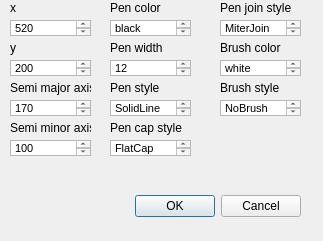
<?xml version="1.0" encoding="UTF-8"?>
<ui version="4.0">
 <class>addEllipseDetails</class>
 <widget class="QDialog" name="addEllipseDetails">
  <property name="geometry">
   <rect>
    <x>0</x>
    <y>0</y>
    <width>323</width>
    <height>241</height>
   </rect>
  </property>
  <property name="windowTitle">
   <string>Dialog</string>
  </property>
  <widget class="QDialogButtonBox" name="buttonBox">
   <property name="geometry">
    <rect>
     <x>-40</x>
     <y>190</y>
     <width>341</width>
     <height>32</height>
    </rect>
   </property>
   <property name="orientation">
    <enum>Qt::Horizontal</enum>
   </property>
   <property name="standardButtons">
    <set>QDialogButtonBox::Cancel|QDialogButtonBox::Ok</set>
   </property>
  </widget>
  <widget class="QLabel" name="label_7">
   <property name="geometry">
    <rect>
     <x>110</x>
     <y>80</y>
     <width>81</width>
     <height>16</height>
    </rect>
   </property>
   <property name="text">
    <string>Pen style</string>
   </property>
  </widget>
  <widget class="QTextEdit" name="textEdit_8">
   <property name="geometry">
    <rect>
     <x>110</x>
     <y>140</y>
     <width>81</width>
     <height>16</height>
    </rect>
   </property>
   <property name="html">
    <string>&lt;!DOCTYPE HTML PUBLIC &quot;-//W3C//DTD HTML 4.0//EN&quot; &quot;http://www.w3.org/TR/REC-html40/strict.dtd&quot;&gt;
&lt;html&gt;&lt;head&gt;&lt;meta name=&quot;qrichtext&quot; content=&quot;1&quot; /&gt;&lt;style type=&quot;text/css&quot;&gt;
p, li { white-space: pre-wrap; }
&lt;/style&gt;&lt;/head&gt;&lt;body style=&quot; font-family:'MS Shell Dlg 2'; font-size:8.25pt; font-weight:400; font-style:normal;&quot;&gt;
&lt;p style=&quot; margin-top:0px; margin-bottom:0px; margin-left:0px; margin-right:0px; -qt-block-indent:0; text-indent:0px;&quot;&gt;FlatCap&lt;/p&gt;&lt;/body&gt;&lt;/html&gt;</string>
   </property>
  </widget>
  <widget class="QTextEdit" name="textEdit">
   <property name="geometry">
    <rect>
     <x>10</x>
     <y>20</y>
     <width>81</width>
     <height>16</height>
    </rect>
   </property>
   <property name="html">
    <string>&lt;!DOCTYPE HTML PUBLIC &quot;-//W3C//DTD HTML 4.0//EN&quot; &quot;http://www.w3.org/TR/REC-html40/strict.dtd&quot;&gt;
&lt;html&gt;&lt;head&gt;&lt;meta name=&quot;qrichtext&quot; content=&quot;1&quot; /&gt;&lt;style type=&quot;text/css&quot;&gt;
p, li { white-space: pre-wrap; }
&lt;/style&gt;&lt;/head&gt;&lt;body style=&quot; font-family:'MS Shell Dlg 2'; font-size:8.25pt; font-weight:400; font-style:normal;&quot;&gt;
&lt;p style=&quot; margin-top:0px; margin-bottom:0px; margin-left:0px; margin-right:0px; -qt-block-indent:0; text-indent:0px;&quot;&gt;520&lt;/p&gt;&lt;/body&gt;&lt;/html&gt;</string>
   </property>
  </widget>
  <widget class="QTextEdit" name="textEdit_10">
   <property name="geometry">
    <rect>
     <x>220</x>
     <y>60</y>
     <width>81</width>
     <height>16</height>
    </rect>
   </property>
   <property name="html">
    <string>&lt;!DOCTYPE HTML PUBLIC &quot;-//W3C//DTD HTML 4.0//EN&quot; &quot;http://www.w3.org/TR/REC-html40/strict.dtd&quot;&gt;
&lt;html&gt;&lt;head&gt;&lt;meta name=&quot;qrichtext&quot; content=&quot;1&quot; /&gt;&lt;style type=&quot;text/css&quot;&gt;
p, li { white-space: pre-wrap; }
&lt;/style&gt;&lt;/head&gt;&lt;body style=&quot; font-family:'MS Shell Dlg 2'; font-size:8.25pt; font-weight:400; font-style:normal;&quot;&gt;
&lt;p style=&quot; margin-top:0px; margin-bottom:0px; margin-left:0px; margin-right:0px; -qt-block-indent:0; text-indent:0px;&quot;&gt;white&lt;/p&gt;&lt;/body&gt;&lt;/html&gt;</string>
   </property>
  </widget>
  <widget class="QLabel" name="label">
   <property name="geometry">
    <rect>
     <x>10</x>
     <y>0</y>
     <width>81</width>
     <height>16</height>
    </rect>
   </property>
   <property name="text">
    <string>x</string>
   </property>
  </widget>
  <widget class="QTextEdit" name="textEdit_7">
   <property name="geometry">
    <rect>
     <x>110</x>
     <y>100</y>
     <width>81</width>
     <height>16</height>
    </rect>
   </property>
   <property name="html">
    <string>&lt;!DOCTYPE HTML PUBLIC &quot;-//W3C//DTD HTML 4.0//EN&quot; &quot;http://www.w3.org/TR/REC-html40/strict.dtd&quot;&gt;
&lt;html&gt;&lt;head&gt;&lt;meta name=&quot;qrichtext&quot; content=&quot;1&quot; /&gt;&lt;style type=&quot;text/css&quot;&gt;
p, li { white-space: pre-wrap; }
&lt;/style&gt;&lt;/head&gt;&lt;body style=&quot; font-family:'MS Shell Dlg 2'; font-size:8.25pt; font-weight:400; font-style:normal;&quot;&gt;
&lt;p style=&quot; margin-top:0px; margin-bottom:0px; margin-left:0px; margin-right:0px; -qt-block-indent:0; text-indent:0px;&quot;&gt;SolidLine&lt;/p&gt;&lt;/body&gt;&lt;/html&gt;</string>
   </property>
  </widget>
  <widget class="QLabel" name="label_8">
   <property name="geometry">
    <rect>
     <x>220</x>
     <y>0</y>
     <width>81</width>
     <height>16</height>
    </rect>
   </property>
   <property name="text">
    <string>Pen join style</string>
   </property>
  </widget>
  <widget class="QTextEdit" name="textEdit_2">
   <property name="geometry">
    <rect>
     <x>10</x>
     <y>60</y>
     <width>81</width>
     <height>16</height>
    </rect>
   </property>
   <property name="html">
    <string>&lt;!DOCTYPE HTML PUBLIC &quot;-//W3C//DTD HTML 4.0//EN&quot; &quot;http://www.w3.org/TR/REC-html40/strict.dtd&quot;&gt;
&lt;html&gt;&lt;head&gt;&lt;meta name=&quot;qrichtext&quot; content=&quot;1&quot; /&gt;&lt;style type=&quot;text/css&quot;&gt;
p, li { white-space: pre-wrap; }
&lt;/style&gt;&lt;/head&gt;&lt;body style=&quot; font-family:'MS Shell Dlg 2'; font-size:8.25pt; font-weight:400; font-style:normal;&quot;&gt;
&lt;p style=&quot; margin-top:0px; margin-bottom:0px; margin-left:0px; margin-right:0px; -qt-block-indent:0; text-indent:0px;&quot;&gt;200&lt;/p&gt;&lt;/body&gt;&lt;/html&gt;</string>
   </property>
  </widget>
  <widget class="QLabel" name="label_2">
   <property name="geometry">
    <rect>
     <x>10</x>
     <y>40</y>
     <width>81</width>
     <height>16</height>
    </rect>
   </property>
   <property name="text">
    <string>y</string>
   </property>
  </widget>
  <widget class="QLabel" name="label_4">
   <property name="geometry">
    <rect>
     <x>10</x>
     <y>120</y>
     <width>81</width>
     <height>16</height>
    </rect>
   </property>
   <property name="text">
    <string>Semi minor axis</string>
   </property>
  </widget>
  <widget class="QTextEdit" name="textEdit_11">
   <property name="geometry">
    <rect>
     <x>220</x>
     <y>100</y>
     <width>81</width>
     <height>16</height>
    </rect>
   </property>
   <property name="html">
    <string>&lt;!DOCTYPE HTML PUBLIC &quot;-//W3C//DTD HTML 4.0//EN&quot; &quot;http://www.w3.org/TR/REC-html40/strict.dtd&quot;&gt;
&lt;html&gt;&lt;head&gt;&lt;meta name=&quot;qrichtext&quot; content=&quot;1&quot; /&gt;&lt;style type=&quot;text/css&quot;&gt;
p, li { white-space: pre-wrap; }
&lt;/style&gt;&lt;/head&gt;&lt;body style=&quot; font-family:'MS Shell Dlg 2'; font-size:8.25pt; font-weight:400; font-style:normal;&quot;&gt;
&lt;p style=&quot; margin-top:0px; margin-bottom:0px; margin-left:0px; margin-right:0px; -qt-block-indent:0; text-indent:0px;&quot;&gt;NoBrush&lt;/p&gt;&lt;/body&gt;&lt;/html&gt;</string>
   </property>
  </widget>
  <widget class="QTextEdit" name="textEdit_5">
   <property name="geometry">
    <rect>
     <x>110</x>
     <y>20</y>
     <width>81</width>
     <height>16</height>
    </rect>
   </property>
   <property name="html">
    <string>&lt;!DOCTYPE HTML PUBLIC &quot;-//W3C//DTD HTML 4.0//EN&quot; &quot;http://www.w3.org/TR/REC-html40/strict.dtd&quot;&gt;
&lt;html&gt;&lt;head&gt;&lt;meta name=&quot;qrichtext&quot; content=&quot;1&quot; /&gt;&lt;style type=&quot;text/css&quot;&gt;
p, li { white-space: pre-wrap; }
&lt;/style&gt;&lt;/head&gt;&lt;body style=&quot; font-family:'MS Shell Dlg 2'; font-size:8.25pt; font-weight:400; font-style:normal;&quot;&gt;
&lt;p style=&quot; margin-top:0px; margin-bottom:0px; margin-left:0px; margin-right:0px; -qt-block-indent:0; text-indent:0px;&quot;&gt;black&lt;/p&gt;&lt;/body&gt;&lt;/html&gt;</string>
   </property>
  </widget>
  <widget class="QLabel" name="label_6">
   <property name="geometry">
    <rect>
     <x>110</x>
     <y>40</y>
     <width>81</width>
     <height>16</height>
    </rect>
   </property>
   <property name="text">
    <string>Pen width</string>
   </property>
  </widget>
  <widget class="QLabel" name="label_11">
   <property name="geometry">
    <rect>
     <x>110</x>
     <y>120</y>
     <width>81</width>
     <height>16</height>
    </rect>
   </property>
   <property name="text">
    <string>Pen cap style</string>
   </property>
  </widget>
  <widget class="QTextEdit" name="textEdit_9">
   <property name="geometry">
    <rect>
     <x>220</x>
     <y>20</y>
     <width>81</width>
     <height>16</height>
    </rect>
   </property>
   <property name="html">
    <string>&lt;!DOCTYPE HTML PUBLIC &quot;-//W3C//DTD HTML 4.0//EN&quot; &quot;http://www.w3.org/TR/REC-html40/strict.dtd&quot;&gt;
&lt;html&gt;&lt;head&gt;&lt;meta name=&quot;qrichtext&quot; content=&quot;1&quot; /&gt;&lt;style type=&quot;text/css&quot;&gt;
p, li { white-space: pre-wrap; }
&lt;/style&gt;&lt;/head&gt;&lt;body style=&quot; font-family:'MS Shell Dlg 2'; font-size:8.25pt; font-weight:400; font-style:normal;&quot;&gt;
&lt;p style=&quot; margin-top:0px; margin-bottom:0px; margin-left:0px; margin-right:0px; -qt-block-indent:0; text-indent:0px;&quot;&gt;MiterJoin&lt;/p&gt;&lt;/body&gt;&lt;/html&gt;</string>
   </property>
  </widget>
  <widget class="QTextEdit" name="textEdit_4">
   <property name="geometry">
    <rect>
     <x>10</x>
     <y>140</y>
     <width>81</width>
     <height>16</height>
    </rect>
   </property>
   <property name="html">
    <string>&lt;!DOCTYPE HTML PUBLIC &quot;-//W3C//DTD HTML 4.0//EN&quot; &quot;http://www.w3.org/TR/REC-html40/strict.dtd&quot;&gt;
&lt;html&gt;&lt;head&gt;&lt;meta name=&quot;qrichtext&quot; content=&quot;1&quot; /&gt;&lt;style type=&quot;text/css&quot;&gt;
p, li { white-space: pre-wrap; }
&lt;/style&gt;&lt;/head&gt;&lt;body style=&quot; font-family:'MS Shell Dlg 2'; font-size:8.25pt; font-weight:400; font-style:normal;&quot;&gt;
&lt;p style=&quot; margin-top:0px; margin-bottom:0px; margin-left:0px; margin-right:0px; -qt-block-indent:0; text-indent:0px;&quot;&gt;100&lt;/p&gt;&lt;/body&gt;&lt;/html&gt;</string>
   </property>
  </widget>
  <widget class="QLabel" name="label_9">
   <property name="geometry">
    <rect>
     <x>220</x>
     <y>40</y>
     <width>81</width>
     <height>16</height>
    </rect>
   </property>
   <property name="text">
    <string>Brush color</string>
   </property>
  </widget>
  <widget class="QLabel" name="label_10">
   <property name="geometry">
    <rect>
     <x>220</x>
     <y>80</y>
     <width>81</width>
     <height>16</height>
    </rect>
   </property>
   <property name="text">
    <string>Brush style</string>
   </property>
  </widget>
  <widget class="QLabel" name="label_5">
   <property name="geometry">
    <rect>
     <x>110</x>
     <y>0</y>
     <width>81</width>
     <height>16</height>
    </rect>
   </property>
   <property name="text">
    <string>Pen color</string>
   </property>
  </widget>
  <widget class="QLabel" name="label_3">
   <property name="geometry">
    <rect>
     <x>10</x>
     <y>80</y>
     <width>81</width>
     <height>16</height>
    </rect>
   </property>
   <property name="text">
    <string>Semi major axis</string>
   </property>
  </widget>
  <widget class="QTextEdit" name="textEdit_3">
   <property name="geometry">
    <rect>
     <x>10</x>
     <y>100</y>
     <width>81</width>
     <height>16</height>
    </rect>
   </property>
   <property name="html">
    <string>&lt;!DOCTYPE HTML PUBLIC &quot;-//W3C//DTD HTML 4.0//EN&quot; &quot;http://www.w3.org/TR/REC-html40/strict.dtd&quot;&gt;
&lt;html&gt;&lt;head&gt;&lt;meta name=&quot;qrichtext&quot; content=&quot;1&quot; /&gt;&lt;style type=&quot;text/css&quot;&gt;
p, li { white-space: pre-wrap; }
&lt;/style&gt;&lt;/head&gt;&lt;body style=&quot; font-family:'MS Shell Dlg 2'; font-size:8.25pt; font-weight:400; font-style:normal;&quot;&gt;
&lt;p style=&quot; margin-top:0px; margin-bottom:0px; margin-left:0px; margin-right:0px; -qt-block-indent:0; text-indent:0px;&quot;&gt;170&lt;/p&gt;&lt;/body&gt;&lt;/html&gt;</string>
   </property>
  </widget>
  <widget class="QTextEdit" name="textEdit_6">
   <property name="geometry">
    <rect>
     <x>110</x>
     <y>60</y>
     <width>81</width>
     <height>16</height>
    </rect>
   </property>
   <property name="html">
    <string>&lt;!DOCTYPE HTML PUBLIC &quot;-//W3C//DTD HTML 4.0//EN&quot; &quot;http://www.w3.org/TR/REC-html40/strict.dtd&quot;&gt;
&lt;html&gt;&lt;head&gt;&lt;meta name=&quot;qrichtext&quot; content=&quot;1&quot; /&gt;&lt;style type=&quot;text/css&quot;&gt;
p, li { white-space: pre-wrap; }
&lt;/style&gt;&lt;/head&gt;&lt;body style=&quot; font-family:'MS Shell Dlg 2'; font-size:8.25pt; font-weight:400; font-style:normal;&quot;&gt;
&lt;p style=&quot; margin-top:0px; margin-bottom:0px; margin-left:0px; margin-right:0px; -qt-block-indent:0; text-indent:0px;&quot;&gt;12&lt;/p&gt;&lt;/body&gt;&lt;/html&gt;</string>
   </property>
  </widget>
 </widget>
 <resources/>
 <connections>
  <connection>
   <sender>buttonBox</sender>
   <signal>accepted()</signal>
   <receiver>addEllipseDetails</receiver>
   <slot>accept()</slot>
   <hints>
    <hint type="sourcelabel">
     <x>248</x>
     <y>254</y>
    </hint>
    <hint type="destinationlabel">
     <x>157</x>
     <y>274</y>
    </hint>
   </hints>
  </connection>
  <connection>
   <sender>buttonBox</sender>
   <signal>rejected()</signal>
   <receiver>addEllipseDetails</receiver>
   <slot>reject()</slot>
   <hints>
    <hint type="sourcelabel">
     <x>316</x>
     <y>260</y>
    </hint>
    <hint type="destinationlabel">
     <x>286</x>
     <y>274</y>
    </hint>
   </hints>
  </connection>
 </connections>
</ui>
